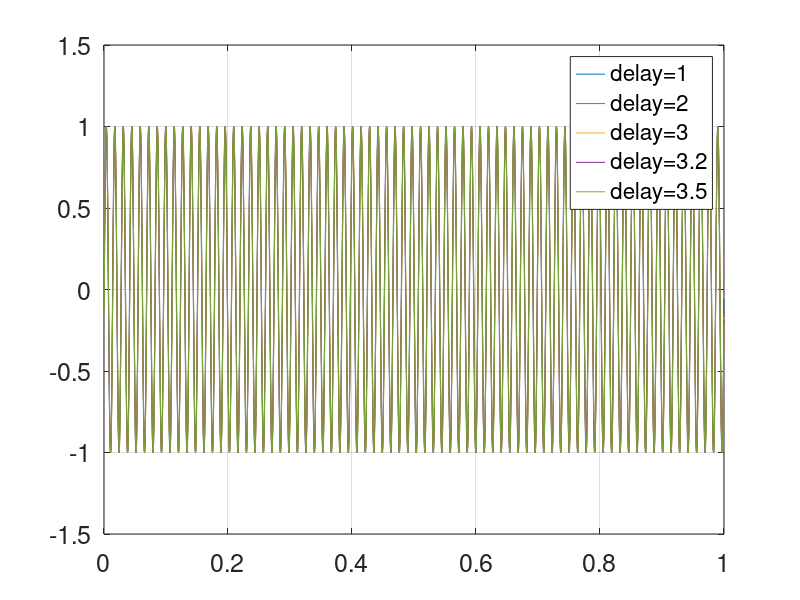

This figure's MATLAB source:
close all; clear all;
Fs = 8e3; 
t = [0:1/Fs:1]';
f = 73;
s = sin(2*pi*f*t);

S = fft(s);
freq = [0:(1/(length(s)-1)):1]';

tShift = 5; % Shift in samples
SShifted = S.*exp(-j*2*pi*tShift*freq);
sShifted = ifft(SShifted);

% figure; scatter(t,s,'.'); hold on; scatter(t,sShifted,'.'); legend('s','sShifted'); grid on;

% There is a problem with using non integer delays, where the delay becomes
% incorrect and the amplitude of the output is reduced. Something to do
% with circular convolution?

% Ok what about upsampling then downsampling. Too simplistic? 
% This is a delay from my freqBF.m script -> 0.023597307572534, which with
% Fs = 8e3 means a delay of 377.55692116 samples.
td = 0.023597307572534; % td = time delay
N = length(S);
sd = [1,2,3,3.2,3.5]';%td/(1/Fs); % sd = sample delay

for c = 1:5
    for k = 1:N
        if k < N-k
            SShifted2(k) = S(k) * exp(-2*pi*i * sd(c)*k/N);
        elseif k > N-k
            SShifted2(k) = S(k) * exp(-2*pi*i * sd(c)*(k-N)/N);
        elseif k == N/2
            SShifted2(k) = S(k) * cos(-2*pi * sd(c)/2);
        end
    end
    keepS(:,c) = SShifted2;
end

sShifted2 = ifft(SShifted2);
skeep = ifft(keepS);
figure; plot(t,skeep(:,1),t,skeep(:,2),t,skeep(:,3),t,skeep(:,4),t,skeep(:,5)); legend('delay=1','delay=2','delay=3','delay=3.2','delay=3.5'); grid on;
set(gca,'fontsize',18);
% sPower = sum(s.^2)
% sShiftedPower = sum(sShifted.^2)
% sShifted2Power = sum(sShifted2.^2)
